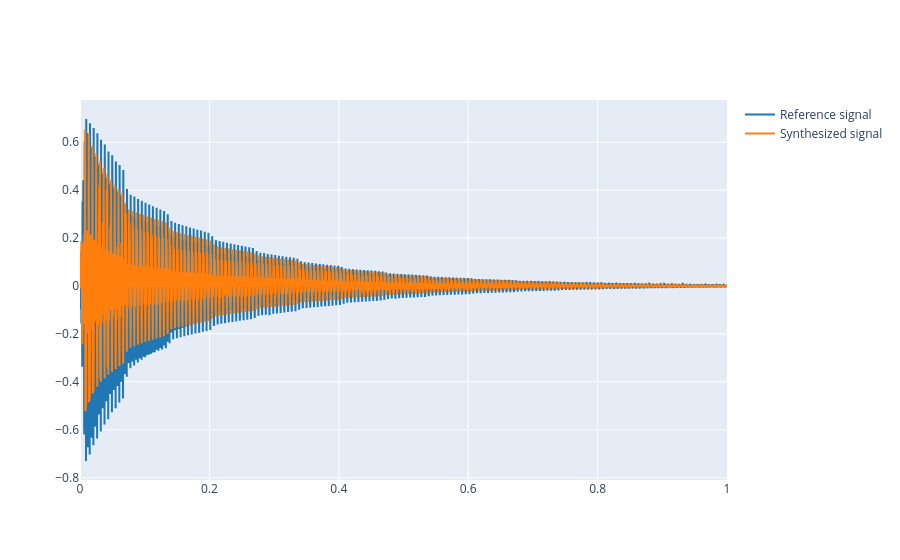

The code cell stored with this chart in its notebook:
### Markdown cell above
1.2 Plot both reference and synthesised signal.

### Code cell
fs = 44100
f0 = 174.614
weights = [0.7150, 0.7367, 0.4176, 0.2959, 1, 0.4945, 0.5297, 0.1423, 0.2304, 0.3306]

def synthesize(f0, phi, Ak, t):
    y = 0
    for k in range(1, len(Ak) + 1):
        y += Ak[k-1] * np.cos(2*np.pi*k*f0*t + k*phi - (k-1)*np.pi/2)
    return y

x_ref, fs_ref = load_audio("audio/audio.wav") 
N = 50
y_env = envelope(x_ref, N)
t = np.arange(len(y_env)) / fs

y_synth = synthesize(f0, -np.pi/3, weights, t)

y_synth_env = y_synth * y_env

plot_signals([x_ref, y_synth_env], fs, name=["Reference signal", "Synthesized signal"])

### Figure 1 — Plotly figure (JSON) as saved in the notebook; plotly's stock layout.template omitted (floating-point values rounded to 4 significant figures; data arrays with more than 128 entries replaced by an {"elided": "..."} marker saying what was removed)
{"data": [{"line": {"color": "#1f77b4", "shape": "linear"}, "mode": "lines", "name": "Reference signal", "type": "scatter", "x": {"elided": "44100 float values"}, "y": {"elided": "44100 float values"}}, {"line": {"color": "#ff7f0e", "shape": "linear"}, "mode": "lines", "name": "Synthesized signal", "type": "scatter", "x": {"elided": "44100 float values"}, "y": {"elided": "44100 float values"}}], "layout": {}}
